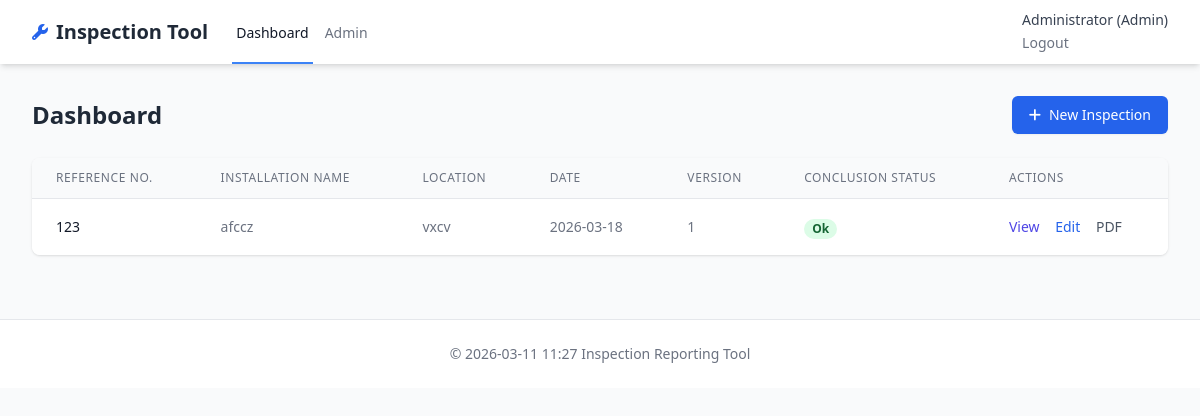
Page /dashboard (signed in) on the earlier database version.
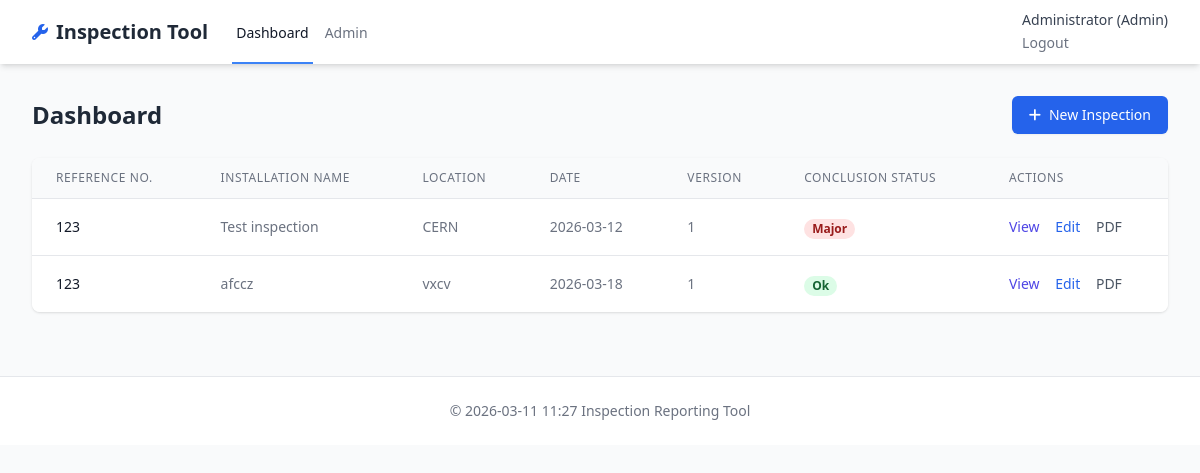
Same page on the later database version.
### app/models.py (models this page shows, shortened)
class User(UserMixin, db.Model):
    id = db.Column(db.Integer, primary_key=True)
    username = db.Column(db.String(80), unique=True, nullable=False)
    full_name = db.Column(db.String(120), nullable=False)
    email = db.Column(db.String(120), unique=True, nullable=False)
    password_hash = db.Column(db.String(120), nullable=False)
    is_admin = db.Column(db.Boolean, default=False)
    created_at = db.Column(db.DateTime, default=datetime.utcnow)

class Inspection(db.Model):
    id = db.Column(db.Integer, primary_key=True)
    installation_name = db.Column(db.String(200), nullable=False)
    location = db.Column(db.String(200), nullable=False)
    inspection_date = db.Column(db.Date, nullable=False)
    version = db.Column(db.Integer, nullable=False, default=1)
    reference_number = db.Column(db.Integer, nullable=False)
    observations = db.Column(db.Text)
    conclusion_text = db.Column(db.Text)
    conclusion_status = db.Column(db.Enum('ok', 'minor', 'major'), nullable=False)
    created_by_id = db.Column(db.Integer, db.ForeignKey('user.id'), nullable=False)
    created_at = db.Column(db.DateTime, default=datetime.utcnow)
    updated_at = db.Column(db.DateTime, default=datetime.utcnow, onupdate=datetime.utcnow)
    created_by = db.relationship('User', backref=db.backref('inspections', lazy=True))
    inspectors = db.relationship('InspectionInspector', backref='inspection', lazy=True)
    photos = db.relationship('Photo', backref='inspection', lazy=True)

### app/routes/inspections.py (the view)
@inspections_bp.route('/dashboard')
@login_required
def dashboard():
    inspections = Inspection.query.join(User, Inspection.created_by_id == User.id)\
        .filter((User.id == current_user.id) | (User.is_admin == True))\
        .order_by(Inspection.created_at.desc()).all()
    return render_template('dashboard.html', inspections=inspections)

### app/__init__.py (called while the page is built)
@login_manager.user_loader
def load_user(user_id):
    return User.query.get(int(user_id))

def get_logo_filename():
    try:
        logo_config = ConfigModel.query.filter_by(key='logo_filename').first()
        return logo_config.value if logo_config else None
    except:
        return None

### app/templates/dashboard.html (shortened to what this page needs)
{% extends "base.html" %}
{% block content %}
<div class="flex justify-between items-center mb-6">
    <h1 class="text-2xl font-bold text-gray-800">Dashboard</h1>
    <a href="{{ url_for('inspections.inspection_new') }}" class="inline-flex items-center px-4 py-2 border border-transparent text-sm font-medium rounded-md shadow-sm text-white bg-blue-600 hover:bg-blue-700 focus:outline-none focus:ring-2 focus:ring-offset-2 focus:ring-blue-500">
        <i class="fas fa-plus mr-2"></i> New Inspection
    </a>
</div>
{% if inspections %}
<div class="bg-white shadow overflow-hidden sm:rounded-lg">
    <table class="min-w-full divide-y divide-gray-200">
        <thead class="bg-gray-50">
            <tr>
                <th scope="col" class="px-6 py-3 text-left text-xs font-medium text-gray-500 uppercase tracking-wider">Reference No.</th>
                <th scope="col" class="px-6 py-3 text-left text-xs font-medium text-gray-500 uppercase tracking-wider">Installation Name</th>
                <th scope="col" class="px-6 py-3 text-left text-xs font-medium text-gray-500 uppercase tracking-wider">Location</th>
                <th scope="col" class="px-6 py-3 text-left text-xs font-medium text-gray-500 uppercase tracking-wider">Date</th>
                <th scope="col" class="px-6 py-3 text-left text-xs font-medium text-gray-500 uppercase tracking-wider">Version</th>
                <th scope="col" class="px-6 py-3 text-left text-xs font-medium text-gray-500 uppercase tracking-wider">Conclusion Status</th>
                <th scope="col" class="px-6 py-3 text-left text-xs font-medium text-gray-500 uppercase tracking-wider">Actions</th>
            </tr>
        </thead>
        <tbody class="bg-white divide-y divide-gray-200">
            {% for inspection in inspections %}
            <tr>
                <td class="px-6 py-4 whitespace-nowrap text-sm font-medium text-gray-900">{{ inspection.reference_number }}</td>
                <td class="px-6 py-4 whitespace-nowrap text-sm text-gray-500">{{ inspection.installation_name }}</td>
                <td class="px-6 py-4 whitespace-nowrap text-sm text-gray-500">{{ inspection.location }}</td>
                <td class="px-6 py-4 whitespace-nowrap text-sm text-gray-500">{{ inspection.inspection_date.strftime('%Y-%m-%d') }}</td>
                <td class="px-6 py-4 whitespace-nowrap text-sm text-gray-500">{{ inspection.version }}</td>
                <td class="px-6 py-4 whitespace-nowrap">
                    <span class="px-2 inline-flex text-xs leading-5 font-semibold rounded-full
                        {% if inspection.conclusion_status == 'ok' %}bg-green-100 text-green-800
                        {% elif inspection.conclusion_status == 'minor' %}bg-yellow-100 text-yellow-800
                        {% else %}bg-red-100 text-red-800{% endif %}">
                        {{ inspection.conclusion_status | title }}
                    </span>
                </td>
                <td class="px-6 py-4 whitespace-nowrap text-sm font-medium">
                    <a href="{{ url_for('inspections.inspection_view', id=inspection.id) }}" class="text-indigo-600 hover:text-indigo-900 mr-3">View</a>
                    <a href="{{ url_for('inspections.inspection_edit', id=inspection.id) }}" class="text-blue-600 hover:text-blue-900 mr-3">Edit</a>
                    <a href="{{ url_for('export.export_pdf', id=inspection.id) }}" class="text-gray-600 hover:text-gray-900">PDF</a>
                </td>
            </tr>
            {% endfor %}
        </tbody>
    </table>
</div>
{% endif %}
{% endblock %}

### app/templates/base.html (shortened to what this page needs)
<!DOCTYPE html>
<html lang="en">
<head>
    <script src="https://cdn.tailwindcss.com"></script>
    <link rel="stylesheet" href="https://cdnjs.cloudflare.com/ajax/libs/font-awesome/6.4.0/css/all.min.css">
</head>
<body class="bg-gray-50 min-h-screen">
    <nav class="bg-white shadow-md">
        <div class="max-w-7xl mx-auto px-4 sm:px-6 lg:px-8">
            <div class="flex justify-between h-16">
                <div class="flex">
                    <div class="flex-shrink-0 flex items-center">
                        <i class="fas fa-wrench text-blue-600 mr-2"></i>
                        <span class="text-xl font-bold text-gray-800">Inspection Tool</span>
                    </div>
                    {% if current_user.is_authenticated %}
                    <div class="ml-6 flex space-x-2">
                        <a href="{{ url_for('inspections.dashboard') }}" class="inline-flex items-center px-1 pt-1 border-b-2 border-blue-500 text-sm font-medium text-gray-900">
                            Dashboard
                        </a>
                        {% if current_user.is_admin %}
                        <a href="{{ url_for('admin.users') }}" class="inline-flex items-center px-1 pt-1 border-b-2 border-transparent hover:border-gray-300 text-sm font-medium text-gray-500 hover:text-gray-700">
                            Admin
                        </a>
                        {% endif %}
                    </div>
                    {% endif %}
                </div>
                {% if current_user.is_authenticated %}
                <div class="flex items-center">
                    <div class="ml-3 relative">
                        <div class="text-sm text-gray-700">
                            <span class="font-medium">{{ current_user.full_name }}</span>
                            {% if current_user.is_admin %} (Admin) {% endif %}
                        </div>
                        <a href="{{ url_for('auth.logout') }}" class="text-sm text-gray-500 hover:text-gray-700">Logout</a>
                    </div>
                </div>
                {% endif %}
            </div>
        </div>
    </nav>
    <main class="max-w-7xl mx-auto px-4 sm:px-6 lg:px-8 py-8">
        {% block content %}{% endblock %}
    </main>
    <footer class="bg-white border-t mt-8">
        <div class="max-w-7xl mx-auto px-4 sm:px-6 lg:px-8 py-6">
            <p class="text-center text-sm text-gray-500">© {{ moment().format('YYYY') }} Inspection Reporting Tool</p>
        </div>
    </footer>
</body>
</html>

Differences in the rows shown:
added Inspection: reference_number "123", installation_name "Test inspection", location "CERN", inspection_date "2026-03-12", version "1", conclusion_status "Major"
